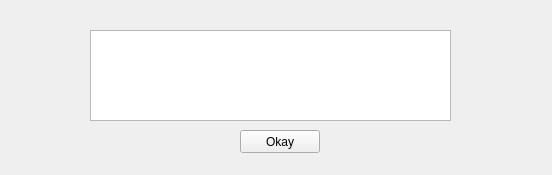
<?xml version="1.0" encoding="UTF-8"?>
<ui version="4.0">
 <class>erros</class>
 <widget class="QWidget" name="erros">
  <property name="geometry">
   <rect>
    <x>0</x>
    <y>0</y>
    <width>552</width>
    <height>175</height>
   </rect>
  </property>
  <property name="windowTitle">
   <string>Errors</string>
  </property>
  <widget class="QPushButton" name="okay">
   <property name="geometry">
    <rect>
     <x>240</x>
     <y>130</y>
     <width>80</width>
     <height>23</height>
    </rect>
   </property>
   <property name="text">
    <string>Okay</string>
   </property>
   <property name="autoDefault">
    <bool>false</bool>
   </property>
   <property name="flat">
    <bool>false</bool>
   </property>
  </widget>
  <widget class="QTextEdit" name="list_errors">
   <property name="geometry">
    <rect>
     <x>90</x>
     <y>30</y>
     <width>361</width>
     <height>91</height>
    </rect>
   </property>
   <property name="readOnly">
    <bool>true</bool>
   </property>
   <property name="html">
    <string>&lt;!DOCTYPE HTML PUBLIC &quot;-//W3C//DTD HTML 4.0//EN&quot; &quot;http://www.w3.org/TR/REC-html40/strict.dtd&quot;&gt;
&lt;html&gt;&lt;head&gt;&lt;meta name=&quot;qrichtext&quot; content=&quot;1&quot; /&gt;&lt;style type=&quot;text/css&quot;&gt;
p, li { white-space: pre-wrap; }
&lt;/style&gt;&lt;/head&gt;&lt;body style=&quot; font-family:'Sans Serif'; font-size:9pt; font-weight:400; font-style:normal;&quot;&gt;
&lt;p align=&quot;center&quot; style=&quot;-qt-paragraph-type:empty; margin-top:0px; margin-bottom:0px; margin-left:0px; margin-right:0px; -qt-block-indent:0; text-indent:0px;&quot;&gt;&lt;br /&gt;&lt;/p&gt;&lt;/body&gt;&lt;/html&gt;</string>
   </property>
  </widget>
 </widget>
 <resources/>
 <connections/>
</ui>
